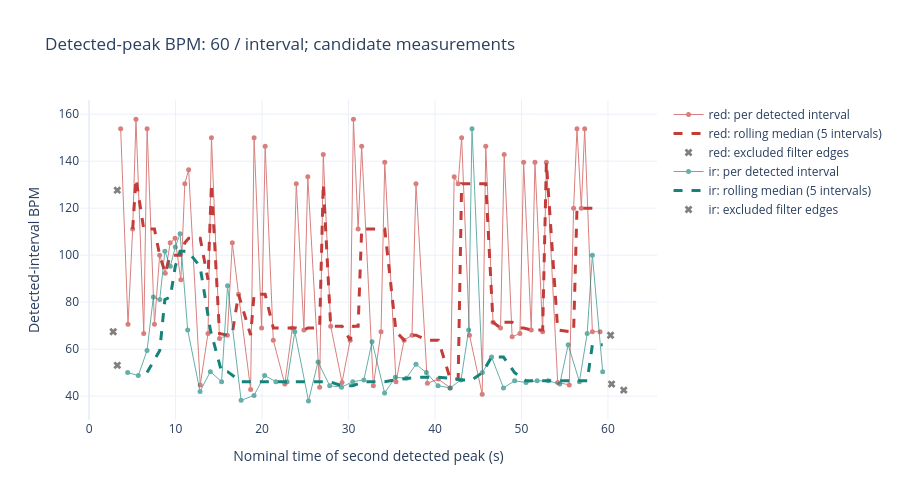

Notebook code cell kept with this figure:
### Code cell
intervals = analysis['intervals']
if intervals.empty:
    print('No detected beat intervals to plot with these parameters')
else:
    fig = go.Figure()
    for channel, color in (('red', '#c43c39'), ('ir', '#16837a')):
        channel_intervals = intervals.loc[intervals.channel == channel]
        detected = channel_intervals.loc[channel_intervals.eligible]
        excluded = channel_intervals.loc[~channel_intervals.eligible]
        fig.add_trace(go.Scatter(
            x=detected.time_s, y=detected.candidate_bpm, mode='lines+markers',
            name=f'{channel}: per detected interval',
            line=dict(color=color, width=1), marker=dict(size=5), opacity=0.65,
            customdata=detected[['interval_s']],
            hovertemplate='Time %{x:.2f} s<br>BPM %{y:.1f}<br>Interval %{customdata[0]:.3f} s<extra>%{fullData.name}</extra>',
        ))
        fig.add_trace(go.Scatter(
            x=detected.time_s,
            y=detected.candidate_bpm.rolling(5, min_periods=3).median(),
            mode='lines', name=f'{channel}: rolling median (5 intervals)',
            line=dict(color=color, width=3, dash='dash'),
        ))
        fig.add_trace(go.Scatter(
            x=excluded.time_s, y=excluded.candidate_bpm, mode='markers',
            name=f'{channel}: excluded filter edges',
            marker=dict(color='gray', symbol='x', size=7),
        ))
    if REFERENCE_BPM is not None:
        fig.add_hline(y=REFERENCE_BPM, line_dash='dot', annotation_text='Approximate watch reference')
    fig.update_layout(
        height=500, title='Detected-peak BPM: 60 / interval; candidate measurements',
        xaxis_title='Nominal time of second detected peak (s)',
        yaxis_title='Detected-interval BPM', hovermode='closest',
    )
    fig.show()

### Figure 1 — Plotly figure (JSON) as saved in the notebook; plotly's stock layout.template omitted (floating-point values rounded to 4 significant figures)
{"data": [{"customdata": [[0.39], [0.85], [0.54], [0.38], [0.9], [0.39], [0.85], [0.6], [0.65], [0.57], [0.56], [0.67], [0.46], [0.44], [1.34], [0.9], [0.4], [0.93], [0.91], [0.57], [0.72], [1.4], [0.4], [0.87], [0.41], [0.94], [1.33], [0.87], [0.46], [0.88], [0.45], [1.37], [0.42], [0.86], [1.31], [0.94], [0.38], [0.54], [0.41], [1.35], [0.89], [0.43], [1.3], [0.94], [0.91], [0.46], [1.32], [1.27], [1.38], [0.45], [0.46], [0.4], [0.91], [1.47], [0.41], [0.84], [0.87], [0.42], [0.92], [0.9], [0.43], [0.88], [0.43], [0.89], [0.43], [1.31], [1.34], [0.5], [0.39], [0.5], [0.39], [0.89], [0.89]], "hovertemplate": "Time %{x:.2f} s<br>BPM %{y:.1f}<br>Interval %{customdata[0]:.3f} s<extra>%{fullData.name}</extra>", "line": {"color": "#c43c39", "width": 1}, "marker": {"size": 5}, "mode": "lines+markers", "name": "red: per detected interval", "opacity": 0.65, "type": "scatter", "x": [3.65, 4.5, 5.04, 5.42, 6.32, 6.71, 7.56, 8.16, 8.81, 9.38, 9.94, 10.61, 11.07, 11.51, 12.85, 13.75, 14.15, 15.08, 15.99, 16.56, 17.28, 18.68, 19.08, 19.95, 20.36, 21.3, 22.63, 23.5, 23.96, 24.84, 25.29, 26.66, 27.08, 27.94, 29.25, 30.19, 30.57, 31.11, 31.52, 32.87, 33.76, 34.19, 35.49, 36.43, 37.34, 37.8, 39.12, 40.39, 41.77, 42.22, 42.68, 43.08, 43.99, 45.46, 45.87, 46.71, 47.58, 48.0, 48.92, 49.82, 50.25, 51.13, 51.56, 52.45, 52.88, 54.19, 55.53, 56.03, 56.42, 56.92, 57.31, 58.2, 59.09], "y": [153.8, 70.59, 111.1, 157.9, 66.67, 153.8, 70.59, 100.0, 92.31, 105.3, 107.1, 89.55, 130.4, 136.4, 44.78, 66.67, 150.0, 64.52, 65.93, 105.3, 83.33, 42.86, 150.0, 68.97, 146.3, 63.83, 45.11, 68.97, 130.4, 68.18, 133.3, 43.8, 142.9, 69.77, 45.8, 63.83, 157.9, 111.1, 146.3, 44.44, 67.42, 139.5, 46.15, 63.83, 65.93, 130.4, 45.45, 47.24, 43.48, 133.3, 130.4, 150.0, 65.93, 40.82, 146.3, 71.43, 68.97, 142.9, 65.22, 66.67, 139.5, 68.18, 139.5, 67.42, 139.5, 45.8, 44.78, 120.0, 153.8, 120.0, 153.8, 67.42, 67.42]}, {"line": {"color": "#c43c39", "dash": "dash", "width": 3}, "mode": "lines", "name": "red: rolling median (5 intervals)", "type": "scatter", "x": [3.65, 4.5, 5.04, 5.42, 6.32, 6.71, 7.56, 8.16, 8.81, 9.38, 9.94, 10.61, 11.07, 11.51, 12.85, 13.75, 14.15, 15.08, 15.99, 16.56, 17.28, 18.68, 19.08, 19.95, 20.36, 21.3, 22.63, 23.5, 23.96, 24.84, 25.29, 26.66, 27.08, 27.94, 29.25, 30.19, 30.57, 31.11, 31.52, 32.87, 33.76, 34.19, 35.49, 36.43, 37.34, 37.8, 39.12, 40.39, 41.77, 42.22, 42.68, 43.08, 43.99, 45.46, 45.87, 46.71, 47.58, 48.0, 48.92, 49.82, 50.25, 51.13, 51.56, 52.45, 52.88, 54.19, 55.53, 56.03, 56.42, 56.92, 57.31, 58.2, 59.09], "y": [NaN, NaN, 111.1, 132.5, 111.1, 111.1, 111.1, 100.0, 92.31, 100.0, 100.0, 100.0, 105.3, 107.1, 107.1, 89.55, 130.4, 66.67, 65.93, 66.67, 83.33, 65.93, 83.33, 83.33, 83.33, 68.97, 68.97, 68.97, 68.97, 68.18, 68.97, 68.97, 130.4, 69.77, 69.77, 63.83, 69.77, 69.77, 111.1, 111.1, 111.1, 111.1, 67.42, 63.83, 65.93, 65.93, 63.83, 63.83, 47.24, 47.24, 47.24, 130.4, 130.4, 130.4, 130.4, 71.43, 68.97, 71.43, 71.43, 68.97, 68.97, 68.18, 68.18, 68.18, 139.5, 68.18, 67.42, 67.42, 120.0, 120.0, 120.0, 120.0, 120.0]}, {"marker": {"color": "gray", "size": 7, "symbol": "x"}, "mode": "markers", "name": "red: excluded filter edges", "type": "scatter", "x": [2.79, 3.26, 60.42, 61.83], "y": [67.42, 127.7, 45.11, 42.55]}, {"customdata": [[1.2], [1.23], [1.01], [0.73], [0.74], [0.59], [0.63], [0.58], [0.55], [0.88], [1.43], [1.19], [1.3], [0.69], [1.57], [1.49], [1.23], [1.3], [1.3], [0.89], [1.58], [1.1], [1.35], [1.37], [1.3], [1.28], [0.95], [1.45], [1.25], [1.26], [1.12], [1.2], [1.35], [1.38], [1.28], [0.88], [0.39], [1.2], [1.06], [1.38], [1.29], [1.31], [1.29], [1.29], [1.33], [0.97], [1.3], [0.9], [0.6], [1.19]], "hovertemplate": "Time %{x:.2f} s<br>BPM %{y:.1f}<br>Interval %{customdata[0]:.3f} s<extra>%{fullData.name}</extra>", "line": {"color": "#16837a", "width": 1}, "marker": {"size": 5}, "mode": "lines+markers", "name": "ir: per detected interval", "opacity": 0.65, "type": "scatter", "x": [4.46, 5.69, 6.7, 7.43, 8.17, 8.76, 9.39, 9.97, 10.52, 11.4, 12.83, 14.02, 15.32, 16.01, 17.58, 19.07, 20.3, 21.6, 22.9, 23.79, 25.37, 26.47, 27.82, 29.19, 30.49, 31.77, 32.72, 34.17, 35.42, 36.68, 37.8, 39.0, 40.35, 41.73, 43.01, 43.89, 44.28, 45.48, 46.54, 47.92, 49.21, 50.52, 51.81, 53.1, 54.43, 55.4, 56.7, 57.6, 58.2, 59.39], "y": [50.0, 48.78, 59.41, 82.19, 81.08, 101.7, 95.24, 103.4, 109.1, 68.18, 41.96, 50.42, 46.15, 86.96, 38.22, 40.27, 48.78, 46.15, 46.15, 67.42, 37.97, 54.55, 44.44, 43.8, 46.15, 46.87, 63.16, 41.38, 48.0, 47.62, 53.57, 50.0, 44.44, 43.48, 46.87, 68.18, 153.8, 50.0, 56.6, 43.48, 46.51, 45.8, 46.51, 46.51, 45.11, 61.86, 46.15, 66.67, 100.0, 50.42]}, {"line": {"color": "#16837a", "dash": "dash", "width": 3}, "mode": "lines", "name": "ir: rolling median (5 intervals)", "type": "scatter", "x": [4.46, 5.69, 6.7, 7.43, 8.17, 8.76, 9.39, 9.97, 10.52, 11.4, 12.83, 14.02, 15.32, 16.01, 17.58, 19.07, 20.3, 21.6, 22.9, 23.79, 25.37, 26.47, 27.82, 29.19, 30.49, 31.77, 32.72, 34.17, 35.42, 36.68, 37.8, 39.0, 40.35, 41.73, 43.01, 43.89, 44.28, 45.48, 46.54, 47.92, 49.21, 50.52, 51.81, 53.1, 54.43, 55.4, 56.7, 57.6, 58.2, 59.39], "y": [NaN, NaN, 50.0, 54.7, 59.41, 81.08, 82.19, 95.24, 101.7, 101.7, 95.24, 68.18, 50.42, 50.42, 46.15, 46.15, 46.15, 46.15, 46.15, 46.15, 46.15, 46.15, 46.15, 44.44, 44.44, 46.15, 46.15, 46.15, 46.87, 47.62, 48.0, 48.0, 48.0, 47.62, 46.87, 46.87, 46.87, 50.0, 56.6, 56.6, 50.0, 46.51, 46.51, 46.51, 46.51, 46.51, 46.51, 46.51, 61.86, 61.86]}, {"marker": {"color": "gray", "size": 7, "symbol": "x"}, "mode": "markers", "name": "ir: excluded filter edges", "type": "scatter", "x": [3.26, 60.3], "y": [53.1, 65.93]}], "layout": {"height": 500, "hovermode": "closest", "title": {"text": "Detected-peak BPM: 60 / interval; candidate measurements"}, "xaxis": {"title": {"text": "Nominal time of second detected peak (s)"}}, "yaxis": {"title": {"text": "Detected-interval BPM"}}}}
